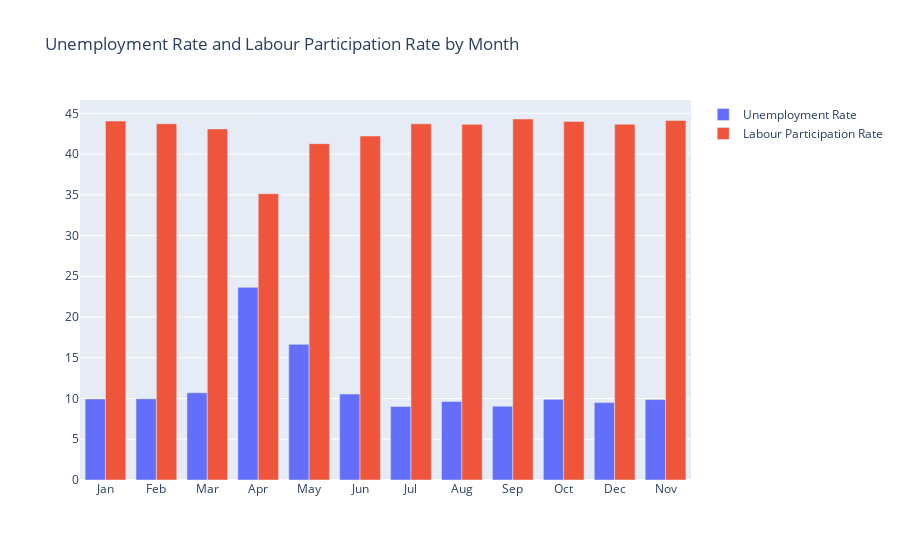

Write notebook code for a chart like this one.
### Code cell
import plotly.graph_objects as go

# Use exact column names from IND
month = IND["month"]
unemployment_rate = IND["Estimated Unemployement rate"]
labour_participation_rate = IND["Estimated labour partician rate"]

# Create bar chart
fig = go.Figure()
fig.add_trace(go.Bar(x=month, y=unemployment_rate, name="Unemployment Rate"))
fig.add_trace(go.Bar(x=month, y=labour_participation_rate, name="Labour Participation Rate"))

# Fix month order (if needed)
fig.update_layout(
    title="Unemployment Rate and Labour Participation Rate by Month",
    xaxis={"categoryorder": "array","categoryarray": ["Jan", "Feb", "Mar", "Apr", "May", "Jun","Jul", "Aug", "Sep", "Oct"]})
fig.show()

### Figure 1 — Plotly figure (JSON) as saved in the notebook; plotly's stock layout.template omitted (floating-point values rounded to 4 significant figures)
{"data": [{"name": "Unemployment Rate", "type": "bar", "x": ["Apr", "Aug", "Dec", "Feb", "Jan", "Jul", "Jun", "Mar", "May", "Nov", "Oct", "Sep"], "y": [23.64, 9.638, 9.497, 9.965, 9.951, 9.034, 10.55, 10.7, 16.65, 9.868, 9.901, 9.052]}, {"name": "Labour Participation Rate", "type": "bar", "x": ["Apr", "Aug", "Dec", "Feb", "Jan", "Jul", "Jun", "Mar", "May", "Nov", "Oct", "Sep"], "y": [35.14, 43.65, 43.67, 43.72, 44.05, 43.71, 42.21, 43.08, 41.28, 44.11, 44.0, 44.3]}], "layout": {"title": {"text": "Unemployment Rate and Labour Participation Rate by Month"}, "xaxis": {"categoryarray": ["Jan", "Feb", "Mar", "Apr", "May", "Jun", "Jul", "Aug", "Sep", "Oct"], "categoryorder": "array"}}}
